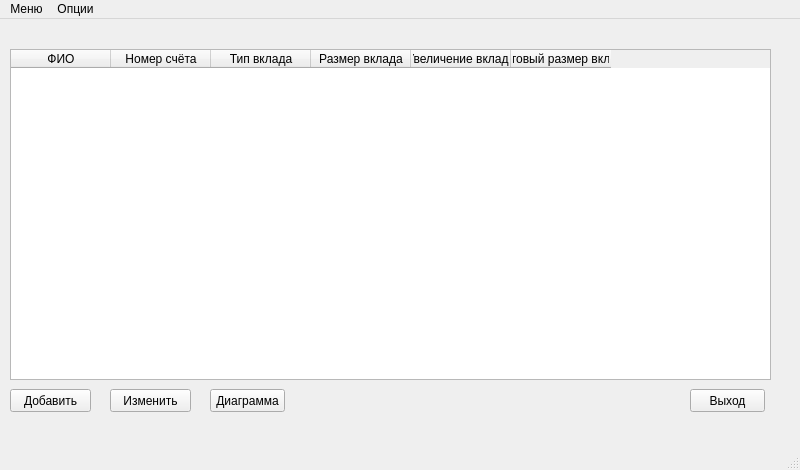
<?xml version="1.0" encoding="UTF-8"?>
<ui version="4.0">
 <class>MainWindow</class>
 <widget class="QMainWindow" name="MainWindow">
  <property name="geometry">
   <rect>
    <x>0</x>
    <y>0</y>
    <width>800</width>
    <height>470</height>
   </rect>
  </property>
  <property name="windowTitle">
   <string>Сберегательный Банк</string>
  </property>
  <widget class="QWidget" name="centralwidget">
   <widget class="QStackedWidget" name="stackedWidget">
    <property name="geometry">
     <rect>
      <x>10</x>
      <y>10</y>
      <width>771</width>
      <height>441</height>
     </rect>
    </property>
    <property name="currentIndex">
     <number>0</number>
    </property>
    <widget class="QWidget" name="page">
     <widget class="QTableWidget" name="tableWidget">
      <property name="geometry">
       <rect>
        <x>0</x>
        <y>20</y>
        <width>761</width>
        <height>331</height>
       </rect>
      </property>
      <column>
       <property name="text">
        <string>ФИО</string>
       </property>
      </column>
      <column>
       <property name="text">
        <string>Номер счёта</string>
       </property>
      </column>
      <column>
       <property name="text">
        <string>Тип вклада</string>
       </property>
      </column>
      <column>
       <property name="text">
        <string>Размер вклада</string>
       </property>
      </column>
      <column>
       <property name="text">
        <string>Увеличение вклада</string>
       </property>
      </column>
      <column>
       <property name="text">
        <string>Итоговый размер вклада</string>
       </property>
      </column>
     </widget>
     <widget class="QPushButton" name="pushButton">
      <property name="geometry">
       <rect>
        <x>0</x>
        <y>360</y>
        <width>81</width>
        <height>23</height>
       </rect>
      </property>
      <property name="text">
       <string>Добавить</string>
      </property>
     </widget>
     <widget class="QPushButton" name="pushButton_2">
      <property name="geometry">
       <rect>
        <x>100</x>
        <y>360</y>
        <width>81</width>
        <height>23</height>
       </rect>
      </property>
      <property name="text">
       <string>Изменить</string>
      </property>
     </widget>
     <widget class="QPushButton" name="pushButton_5">
      <property name="geometry">
       <rect>
        <x>200</x>
        <y>360</y>
        <width>75</width>
        <height>23</height>
       </rect>
      </property>
      <property name="text">
       <string>Диаграмма</string>
      </property>
     </widget>
     <widget class="QPushButton" name="pushButton_6">
      <property name="geometry">
       <rect>
        <x>680</x>
        <y>360</y>
        <width>75</width>
        <height>23</height>
       </rect>
      </property>
      <property name="text">
       <string>Выход</string>
      </property>
     </widget>
    </widget>
    <widget class="QWidget" name="page_2">
     <widget class="QPushButton" name="pushButton_3">
      <property name="geometry">
       <rect>
        <x>10</x>
        <y>70</y>
        <width>75</width>
        <height>23</height>
       </rect>
      </property>
      <property name="text">
       <string>Сохранить</string>
      </property>
     </widget>
     <widget class="QPushButton" name="pushButton_4">
      <property name="geometry">
       <rect>
        <x>100</x>
        <y>70</y>
        <width>75</width>
        <height>23</height>
       </rect>
      </property>
      <property name="text">
       <string>Отмена</string>
      </property>
     </widget>
     <widget class="QLineEdit" name="lineEdit">
      <property name="geometry">
       <rect>
        <x>10</x>
        <y>30</y>
        <width>113</width>
        <height>20</height>
       </rect>
      </property>
     </widget>
     <widget class="QLineEdit" name="lineEdit_2">
      <property name="geometry">
       <rect>
        <x>140</x>
        <y>30</y>
        <width>113</width>
        <height>20</height>
       </rect>
      </property>
     </widget>
     <widget class="QComboBox" name="comboBox">
      <property name="geometry">
       <rect>
        <x>270</x>
        <y>30</y>
        <width>69</width>
        <height>22</height>
       </rect>
      </property>
      <property name="currentIndex">
       <number>0</number>
      </property>
      <item>
       <property name="text">
        <string>15%</string>
       </property>
      </item>
      <item>
       <property name="text">
        <string>25%</string>
       </property>
      </item>
      <item>
       <property name="text">
        <string>30%</string>
       </property>
      </item>
     </widget>
     <widget class="QLineEdit" name="lineEdit_3">
      <property name="geometry">
       <rect>
        <x>350</x>
        <y>30</y>
        <width>113</width>
        <height>20</height>
       </rect>
      </property>
     </widget>
     <widget class="QLabel" name="label">
      <property name="geometry">
       <rect>
        <x>20</x>
        <y>10</y>
        <width>47</width>
        <height>13</height>
       </rect>
      </property>
      <property name="text">
       <string>Ф.И.О</string>
      </property>
     </widget>
     <widget class="QLabel" name="label_2">
      <property name="geometry">
       <rect>
        <x>150</x>
        <y>10</y>
        <width>71</width>
        <height>16</height>
       </rect>
      </property>
      <property name="text">
       <string>Номер счёта</string>
      </property>
     </widget>
     <widget class="QLabel" name="label_3">
      <property name="geometry">
       <rect>
        <x>270</x>
        <y>10</y>
        <width>71</width>
        <height>16</height>
       </rect>
      </property>
      <property name="text">
       <string>Тип вклада</string>
      </property>
     </widget>
     <widget class="QLabel" name="label_4">
      <property name="geometry">
       <rect>
        <x>370</x>
        <y>10</y>
        <width>81</width>
        <height>16</height>
       </rect>
      </property>
      <property name="text">
       <string>Размер вклада</string>
      </property>
     </widget>
    </widget>
   </widget>
  </widget>
  <widget class="QMenuBar" name="menubar">
   <property name="geometry">
    <rect>
     <x>0</x>
     <y>0</y>
     <width>800</width>
     <height>21</height>
    </rect>
   </property>
   <widget class="QMenu" name="menu">
    <property name="title">
     <string>Меню</string>
    </property>
    <addaction name="action_6"/>
    <addaction name="action_7"/>
    <addaction name="separator"/>
    <addaction name="action_4"/>
   </widget>
   <widget class="QMenu" name="menu_2">
    <property name="title">
     <string>Опции</string>
    </property>
    <addaction name="action_3"/>
    <addaction name="separator"/>
    <addaction name="action_9"/>
    <addaction name="separator"/>
    <addaction name="action_13"/>
   </widget>
   <addaction name="menu"/>
   <addaction name="menu_2"/>
  </widget>
  <widget class="QStatusBar" name="statusbar"/>
  <action name="action">
   <property name="text">
    <string>Выход</string>
   </property>
  </action>
  <action name="action_2">
   <property name="text">
    <string>Сохранить</string>
   </property>
  </action>
  <action name="action_4">
   <property name="text">
    <string>Выход</string>
   </property>
  </action>
  <action name="action_5">
   <property name="text">
    <string>О программе</string>
   </property>
  </action>
  <action name="action_6">
   <property name="text">
    <string>О программе</string>
   </property>
  </action>
  <action name="action_7">
   <property name="text">
    <string>Об авторе</string>
   </property>
  </action>
  <action name="action_3">
   <property name="text">
    <string>Добавить</string>
   </property>
  </action>
  <action name="action_9">
   <property name="text">
    <string>Изменить</string>
   </property>
  </action>
  <action name="action_11">
   <property name="text">
    <string>Обновить</string>
   </property>
  </action>
  <action name="action_13">
   <property name="text">
    <string>Диаграмма</string>
   </property>
  </action>
 </widget>
 <resources/>
 <connections/>
</ui>
